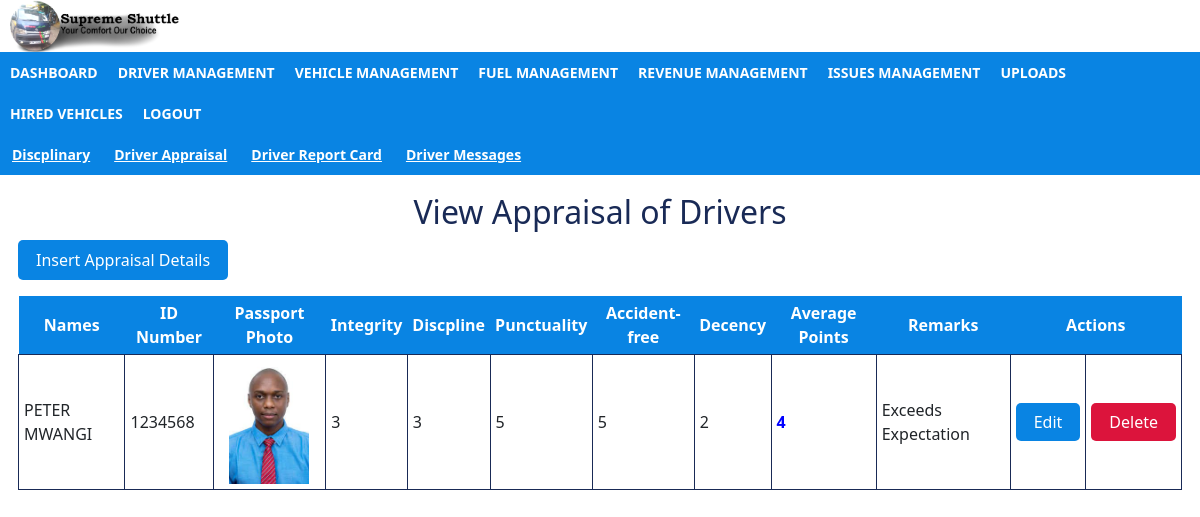
The page /view_appraisal.php on the database its author committed.
### tables this page shows
CREATE TABLE `appraisal` (
  `id` int(10) NOT NULL,
  `names` varchar(100) NOT NULL,
  `id_number` int(100) NOT NULL,
  `passport_photo` varchar(100) NOT NULL,
  `integrity` int(100) NOT NULL,
  `discpline` int(100) NOT NULL,
  `punctuality` int(100) NOT NULL,
  `accident_free` int(100) NOT NULL,
  `decent` int(100) NOT NULL,
  `points` int(100) NOT NULL,
  `remarks` varchar(100) NOT NULL
);

### view_appraisal.php (the view, shortened to what this page needs)
<!doctype html>
<html lang="en">
  <head>
    <link rel="stylesheet" href="/style.css">
    <link href="https://cdn.jsdelivr.net/npm/bootstrap@5.2.3/dist/css/bootstrap.min.css" rel="stylesheet">
  </head>
          <body>
              <div class="header">
                    <a href="#.php"><img src="/images/supremeshuttlelogo.png"></a>
              </div>
              <div class="topnav" id="myTopnav">
                      <a href="dashboard_admin.php"> DASHBOARD</a>
                      <a href="view_driver.php">DRIVER MANAGEMENT</a>
                      <a href="view_vehicle.php">VEHICLE MANAGEMENT</a>
                      <a href="view_fuel.php"> FUEL MANAGEMENT</a>
                      <a href="view_revenue.php">REVENUE MANAGEMENT</a>
                      <a href="view_issues.php">ISSUES MANAGEMENT</a>
                      <a href="upload_form.php">UPLOADS</a>
                      <a href="view_hired_vehicles.php"> HIRED VEHICLES</a>
                      <a href="index.php">LOGOUT</a>
              </div>
              <div class="secnav">
                      <a href="view_discplinary.php">Discplinary</a>
                      <a href="view_appraisal.php">Driver Appraisal</a>
                      <a href="appraisal_report.php"> Driver Report Card </a>
                      <a href="view_driver_message.php"> Driver Messages </a>
              </div>
                    <?php
                    include 'config.php';
                    $select="SELECT*FROM appraisal";
                    $select_q=mysqli_query($con,$select);
                    $data=mysqli_num_rows($select_q);
                    ?>
              <div class="table">
                    <h2>View Appraisal of Drivers</h2>
                    <p><a href="insert_appraisal.php">Insert Appraisal Details</a></p>
                    <table>
                        <tr>
                            <th> Names</th>
                            <th>ID Number</th>
                            <th>Passport Photo</th>
                            <th>Integrity</th>
                            <th>Discpline</th>
                            <th>Punctuality</th>
                            <th> Accident-free</th>
                            <th>Decency</th>
                            <th>Average Points</th>
                            <th>Remarks</th>
                            <th colspan="2"> Actions</th>
                        </tr>
                        <?php
                          if($data){
                              while ($row=mysqli_fetch_array($select_q)){
                        ?>
                        <tr>
                            <td><?php echo $row['names'] ?></td>
                            <td><?php echo $row['id_number'] ?></td>
                            <td><img src="images/<?php echo $row['passport_photo'] ?>" width="80px"></td>
                            <td><?php echo $row['integrity'] ?></td>
                            <td><?php echo $row['discpline'] ?></td>
                            <td><?php echo $row['punctuality'] ?></td>
                            <td><?php echo $row['accident_free'] ?></td>
                            <td><?php echo $row['decent'] ?></td>
                            <td style= "font-weight:bold; color:blue;"><?php echo $row['points'] ?></td>
                            <td><?php echo $row['remarks'] ?></td>
                            <td><a href="edit_appraisal.php?id=<?php echo $row['id'] ?> " style="background-color: #0984e3;color: white; padding: 8px 18px; text-align: center; text-decoration: none; border-radius: 5px;"; >Edit</td>
                            <td><a onclick="return confirm('Are you sure you want to delete?')" href="delete_appraisal.php?id=<?php echo $row['id'] ?>" style="background-color: crimson;color: white; padding: 8px 18px; text-align: center; text-decoration: none; border-radius: 5px;"; >Delete</td>
                            </tr>
                            <?php
                                    }
                                }
                                ?>
                    </table>
                </div>
          </body>
</html>

### style.css (style rules this page uses)
* { box-sizing: border-box; }
body { background-color:lightgrey; margin:0; padding: 0; }
.header img { padding: 0px 0px; display:inline-block; padding-left: 10px; margin-left: auto; margin-right: auto; width: 15%; }
.topnav { overflow:hidden; background-color:#0984e3; position:static; top: 0px; width: 100%; }
.topnav a { float: left; display: block; color: white; text-align: center; padding: 10px 10px; text-decoration: none; font-size: 14px; font-weight:bolder; }
.secnav { overflow:hidden; background-color:#0984e3; position:static; top: 0px; width: 100%; }
.secnav a { float: left; display: block; color: white; text-align: center; padding: 10px 12px; text-decoration:underline; font-size: 14px; font-weight:bold; }
img { display: block; margin-left: auto; margin-right: auto; }
body { background-color:lightgrey; }
.table { padding: 18px; }
.table th { padding: 5px; text-align: center; background-color:#0984e3; color: white; }
.table h2 { color: #192a56 ; text-align: center; }
.table td, tr { border: solid #192a56 1px; padding: 5px; }
p a { background-color:#0984e3; color: white; padding: 8px 18px; text-align: center; text-decoration: none; display: inline-block; border-radius: 5px; }

### rows shown on the page
appraisal: names "PETER MWANGI", id_number "1234568", passport_photo (picture), integrity "3", discpline "3", punctuality "5", accident_free "5", decent "2", points "4", remarks "Exceeds Expectation"
